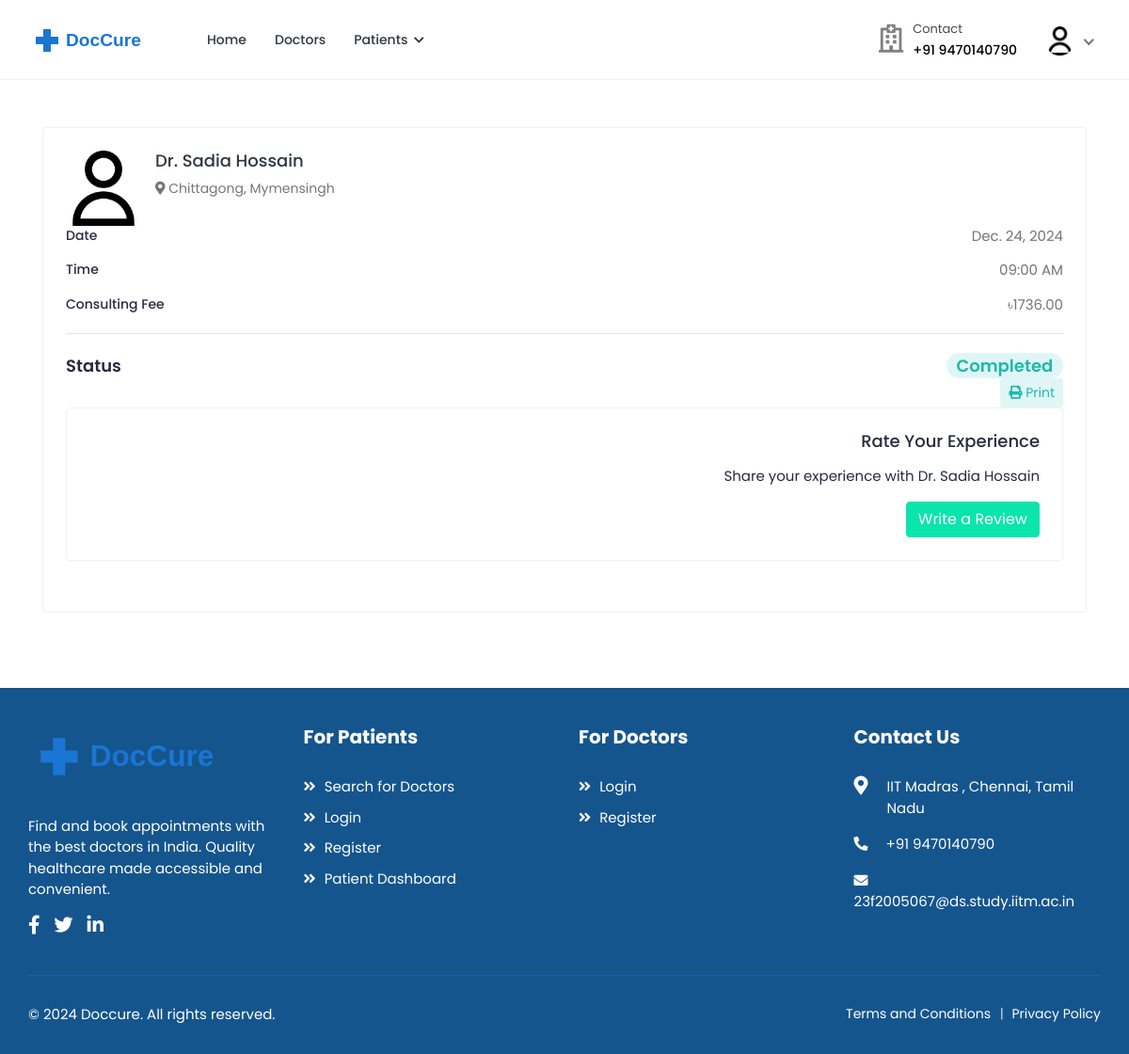
Page /patients/appointments/3/ (signed in) on the committed database.
### accounts/models.py (models this page shows, shortened)
class User(AbstractUser):
    class RoleChoices(models.TextChoices):
        DOCTOR = "doctor", "Doctor"
        PATIENT = "patient", "Patient"
    username = models.CharField(max_length=30, unique=True)
    role = models.CharField(
        choices=RoleChoices.choices,
        max_length=20,
        default="patient",
        error_messages={"required": "Role must be provided"},
    )
    email = models.EmailField(
        blank=True,
        error_messages={
            "unique": "A user with that email already exists.",
        },
    )
    first_name = models.CharField(max_length=150, blank=True)
    last_name = models.CharField(max_length=150, blank=True)
    registration_number = models.IntegerField(null=True, blank=True)
    USERNAME_FIELD = "username"
    REQUIRED_FIELDS = []
    objects = CustomUserManager()
    def get_full_name(self):
        full_name = "%s %s" % (self.first_name, self.last_name)
        return full_name.strip() or self.username

class Profile(models.Model):
    user = models.OneToOneField(
        User, on_delete=models.CASCADE, related_name="profile"
    )
    avatar = models.ImageField(
        default="defaults/user.png", upload_to=profile_photo_directory_path
    )
    phone = models.CharField(max_length=20, blank=True, null=True)
    dob = models.DateField(blank=True, null=True)
    about = models.TextField(blank=True, null=True)
    specialization = models.CharField(max_length=255, blank=True, null=True)
    gender = models.CharField(
        max_length=10,
        choices=[("male", "Male"), ("female", "Female"), ("other", "Other")],
        blank=True,
    )
    address = models.TextField(blank=True, null=True)
    city = models.CharField(max_length=100, blank=True)
    state = models.CharField(max_length=100, blank=True)
    postal_code = models.CharField(max_length=20, blank=True)
    country = models.CharField(max_length=100, blank=True)
    price_per_consultation = models.DecimalField(
        max_digits=10, decimal_places=2, null=True, blank=True
    )
    is_available = models.BooleanField(default=True)
    blood_group = models.CharField(
        max_length=5,
        choices=[
            ("A+", "A+"),
            ("A-", "A-"),
            ("B+", "B+"),
            ("B-", "B-"),
            ("O+", "O+"),
            ("O-", "O-"),
            ("AB+", "AB+"),
            ("AB-", "AB-"),
        ],
        blank=True,
        null=True,
    )
    allergies = models.TextField(blank=True, null=True)
    medical_conditions = models.TextField(blank=True, null=True)
    @property
    def image(self):
        return (
            self.avatar.url
            if self.avatar.storage.exists(self.avatar.name)
            else "{}defaults/user.png".format(settings.MEDIA_URL)
        )

### bookings/models.py (models this page shows, shortened)
class Booking(models.Model):
    doctor = models.ForeignKey(
        settings.AUTH_USER_MODEL,
        on_delete=models.CASCADE,
        related_name="appointments",
        limit_choices_to={"role": "doctor"},
    )
    patient = models.ForeignKey(
        settings.AUTH_USER_MODEL,
        on_delete=models.CASCADE,
        related_name="patient_appointments",
        limit_choices_to={"role": "patient"},
    )
    appointment_date = models.DateField()
    appointment_time = models.TimeField()
    booking_date = models.DateTimeField(auto_now_add=True)
    status = models.CharField(
        max_length=20,
        choices=[
            ("pending", "Pending"),
            ("confirmed", "Confirmed"),
            ("completed", "Completed"),
            ("cancelled", "Cancelled"),
            ("no_show", "No Show"),
        ],
        default="pending",
    )
    class Meta:
        ordering = ["-appointment_date", "-appointment_time"]
        unique_together = ["doctor", "appointment_date", "appointment_time"]

### patients/views.py (the view)
class AppointmentDetailView(DetailView):
    model = Booking
    template_name = "patients/appointment-detail.html"
    context_object_name = "appointment"
    def get_queryset(self):
        return Booking.objects.select_related(
            "doctor", "doctor__profile", "patient", "patient__profile"
        ).filter(patient=self.request.user)

### accounts/managers.py (called while the page is built)
    def get(self, *args, **kwargs):
        return super().select_related("profile").get(*args, **kwargs)

### templates/patients/appointment-detail.html (shortened to what this page needs)
{% extends 'base.html' %}
{% load static %}
{% block content %}
<div class="content">
    <div class="container">
        <div class="card">
            <div class="card-body">
                <div class="booking-doc-info">
                    <a href="{% url 'doctors:doctor-profile' appointment.doctor.username %}" class="booking-doc-img">
                        <img src="{{ appointment.doctor.profile.image }}" alt="Doctor Image">
                    </a>
                    <div class="booking-info">
                        <h4><a href="{% url 'doctors:doctor-profile' appointment.doctor.username %}">Dr. {{ appointment.doctor.get_full_name }}</a></h4>
                        <div class="clinic-details">
                            <p class="doc-location">
                                <i class="fas fa-map-marker-alt"></i> {{ appointment.doctor.profile.city }}, {{ appointment.doctor.profile.state }}
                            </p>
                        </div>
                    </div>
                </div>
                <div class="booking-summary">
                    <div class="booking-item-wrap">
                        <ul class="booking-date">
                            <li>Date <span>{{ appointment.appointment_date }}</span></li>
                            <li>Time <span>{{ appointment.appointment_time|time:"h:i A" }}</span></li>
                        </ul>
                        <ul class="booking-fee">
                            <li>Consulting Fee <span>৳{{ appointment.doctor.profile.price_per_consultation }}</span></li>
                        </ul>
                        <div class="booking-total">
                            <ul class="booking-total-list">
                                <li>
                                    <span>Status</span>
                                    <span class="total-cost">
                                        <span class="badge badge-pill
                                            {% if appointment.status == 'completed' %}bg-info-light{% endif %}">
                                            {{ appointment.status|title }}
                                        </span>
                                    </span>
                                </li>
                            </ul>
                        </div>
                    </div>
                </div>
                <div class="booking-actions text-right">
                    <a href="{% url 'patients:appointment-print' appointment.pk %}" target="_blank" class="btn btn-sm bg-info-light">
                        <i class="fas fa-print"></i> Print
                    </a>
                    {% if appointment.status == 'completed' and not appointment.review %}
                        <div class="card">
                            <div class="card-body">
                                <h4 class="card-title">Rate Your Experience</h4>
                                <p>Share your experience with Dr. {{ appointment.doctor.get_full_name }}</p>
                                <a href="{% url 'patients:add-review' appointment.id %}" class="btn btn-primary">
                                    Write a Review
                                </a>
                            </div>
                        </div>
                    {% endif %}
                </div>
            </div>
        </div>
    </div>
</div>
{% endblock %}

### templates/includes/navbar.html (shortened to what this page needs)
{% load static %}
<header class="header">
    <nav class="navbar navbar-expand-lg header-nav">
        <div class="navbar-header">
            <a href="{% url 'core:home' %}" class="navbar-brand logo">
                <img src="{% static 'assets/img/logo2.svg' %}" class="img-fluid" alt="Logo">
            </a>
        </div>
        <div class="main-menu-wrapper">
            <ul class="main-nav">
                <li {% if request.path == '/' %}class="active"{% endif %}>
                    <a href="{% url 'core:home' %}">Home</a>
                </li>
                <li class="has-submenu{% if request.path == '/doctors/' %} active {% endif %}">
                    <a href="{% url 'doctors:list' %}">Doctors</a>
                </li>
                {% if not user.is_authenticated %}
                    <li class="login-link">
                        <a href="{% url 'accounts:login' %}">Login / Signup</a>
                    </li>
                {% elif user.role == 'patient' %}
                    <li class="has-submenu {% if request.path == '/patients/' %} active {% endif %}">
                        <a href="#">Patients <i class="fas fa-chevron-down"></i></a>
                    </li>
                {% endif %}
            </ul>
        </div>
        <ul class="nav header-navbar-rht">
            <li class="nav-item contact-item">
                <div class="header-contact-img">
                    <i class="far fa-hospital"></i>
                </div>
                <div class="header-contact-detail">
                    <p class="contact-header">Contact</p>
                    <p class="contact-info-header"> +91 9470140790</p>
                </div>
            </li>
            {% if not user.is_authenticated %}
                <li class="nav-item">
                    <a class="nav-link header-login" href="{% url 'accounts:login' %}">Login / Signup </a>
                </li>
            {% else %}
                <li class="nav-item dropdown has-arrow logged-item">
                    <a href="#" class="dropdown-toggle nav-link" data-toggle="dropdown">
                        <span class="user-img">
                            <img class="rounded-circle" src="{{ user.profile.image }}" width="31" alt="{{ user.username }}">
                        </span>
                    </a>
                </li>
            {% endif %}
        </ul>
    </nav>
</header>

### rows in the picture
User: profile.image (placeholder picture)
Booking: doctor.profile.image (placeholder picture), doctor.get_full_name "Sadia Hossain", doctor.profile.city "Chittagong", doctor.profile.state "Mymensingh", appointment_date "Dec. 24, 2024", appointment_time "09:00 AM", doctor.profile.price_per_consultation "1736.00", status "Completed"
